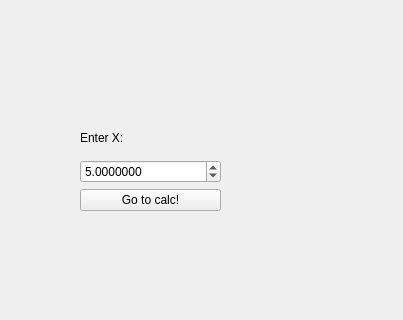
<?xml version="1.0" encoding="UTF-8"?>
<ui version="4.0">
 <class>Set_x</class>
 <widget class="QWidget" name="Set_x">
  <property name="geometry">
   <rect>
    <x>0</x>
    <y>0</y>
    <width>403</width>
    <height>320</height>
   </rect>
  </property>
  <property name="windowTitle">
   <string>Form</string>
  </property>
  <widget class="QWidget" name="layoutWidget">
   <property name="geometry">
    <rect>
     <x>80</x>
     <y>121</y>
     <width>141</width>
     <height>90</height>
    </rect>
   </property>
   <layout class="QVBoxLayout" name="verticalLayout">
    <item>
     <widget class="QLabel" name="label">
      <property name="text">
       <string>Enter X:</string>
      </property>
     </widget>
    </item>
    <item>
     <widget class="QDoubleSpinBox" name="doubleSpinBox">
      <property name="decimals">
       <number>7</number>
      </property>
      <property name="minimum">
       <double>-1000000.000000000000000</double>
      </property>
      <property name="maximum">
       <double>1000000.000000000000000</double>
      </property>
      <property name="value">
       <double>5.000000000000000</double>
      </property>
     </widget>
    </item>
    <item>
     <widget class="QPushButton" name="pushButton">
      <property name="text">
       <string>Go to calc!</string>
      </property>
     </widget>
    </item>
   </layout>
  </widget>
 </widget>
 <resources/>
 <connections/>
</ui>
